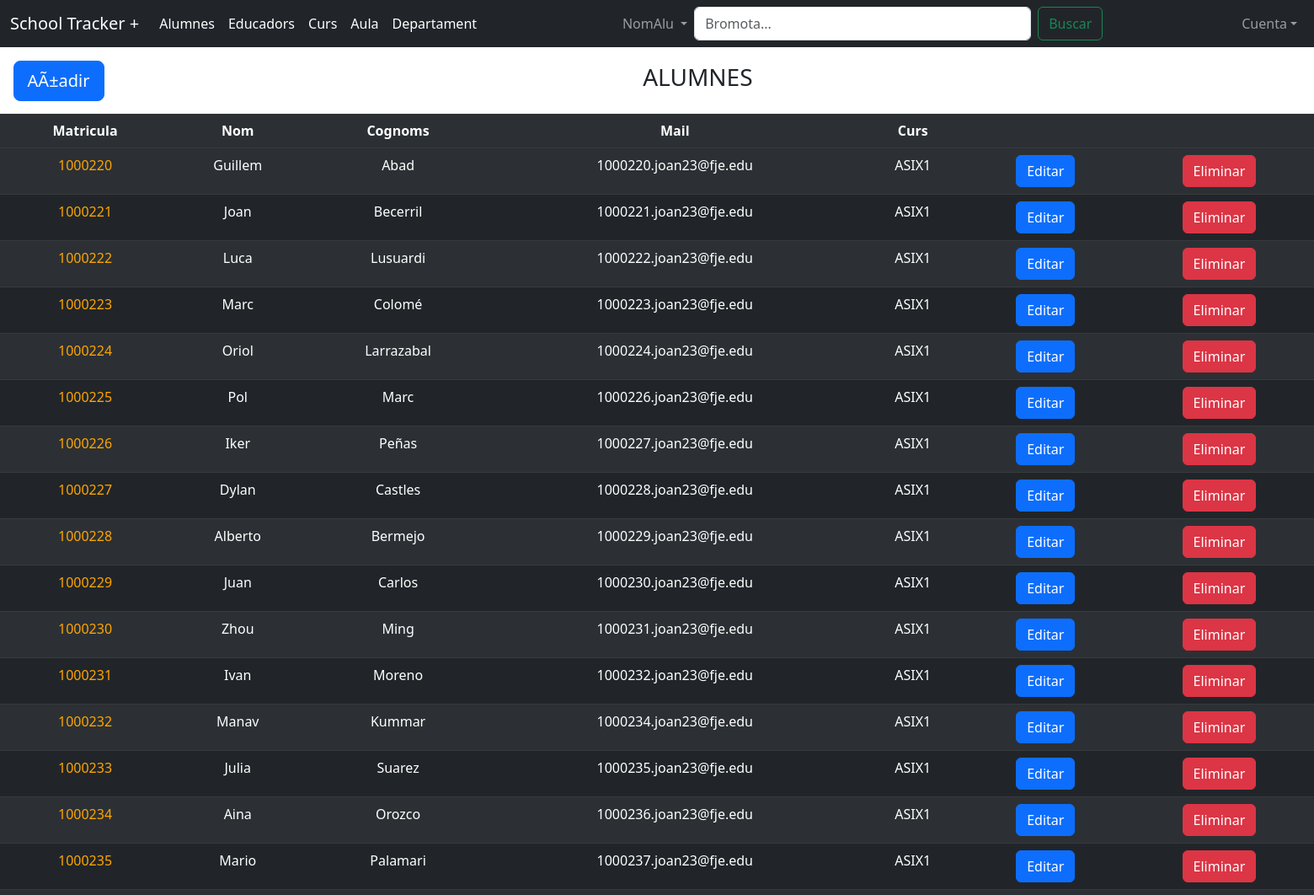
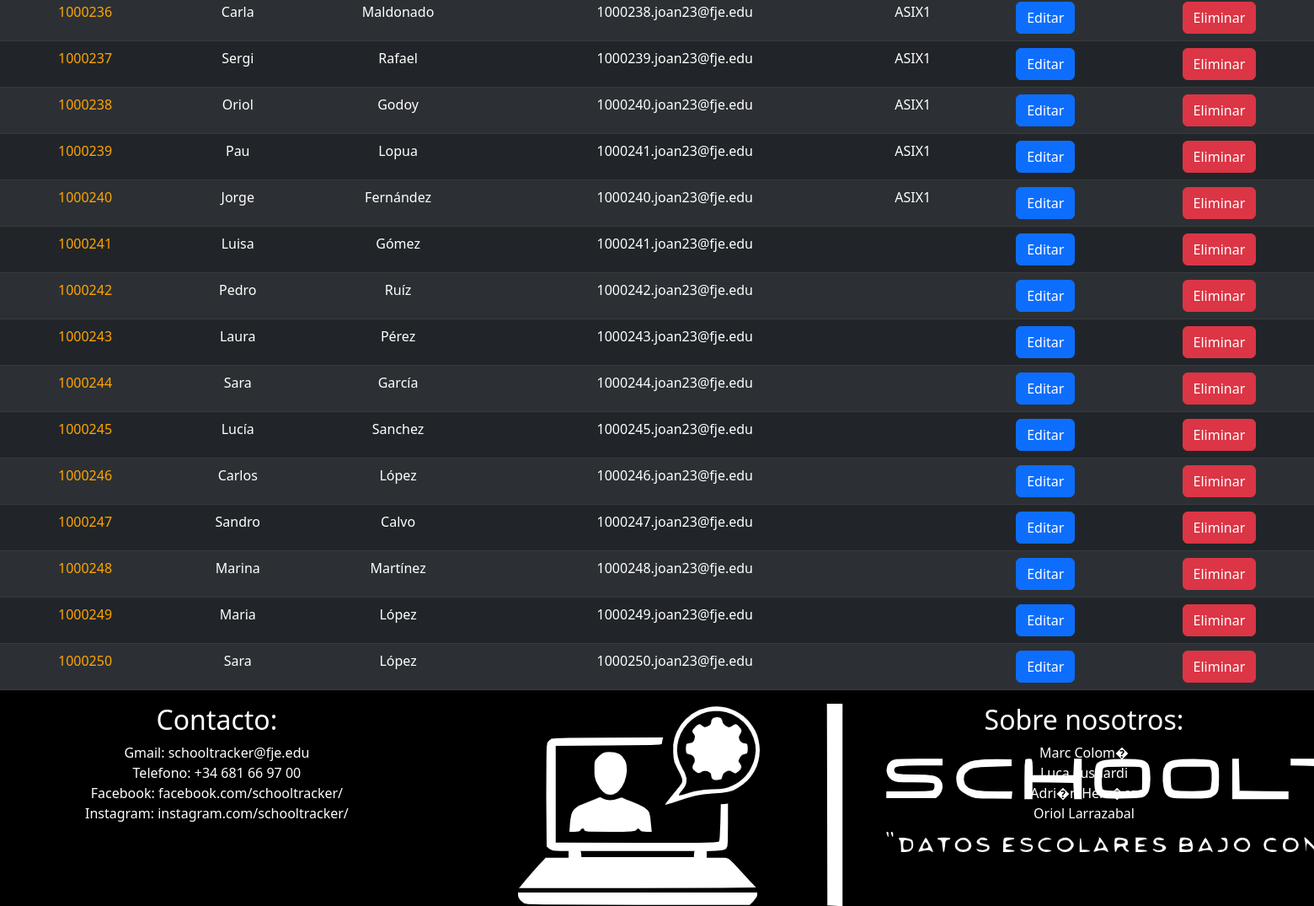
Screenshot of /?tabla=alumne&filtro=NomAlu (signed in) with the database file from the repository (2 pictures, top to bottom).
### tables this page shows
CREATE TABLE `alumne` (
  `MatriculaAlu` INT(11) NOT NULL PRIMARY KEY AUTO_INCREMENT,
  `NomAlu` VARCHAR(25) NULL,
  `CognomsAlu` VARCHAR(45) NULL,
  `ImatgeAlu` VARCHAR(100) NULL,
  `TelfAlu` VARCHAR(9) NULL,
  `DireccioAlu` VARCHAR(100) NULL,
  `CPAlu` VARCHAR(8) NULL,
  `PwdAlu` VARCHAR(20) NULL,
  `GenereAlu` VARCHAR(1) NULL,
  `NomTutor1Alu` VARCHAR(45) NULL,
  `NomTutor2Alu` VARCHAR(45) NULL,
  `CognomTutor1Alu` VARCHAR(45) NULL,
  `CognomTutor2Alu` VARCHAR(45) NULL,
  `TelfTutor1Alu` VARCHAR(9) NULL,
  `TelfTutor2Alu` VARCHAR(9) NULL,
  `MailAlu` VARCHAR(45) NULL
);

### alumne/alumne.php (the view, shortened to what this page needs)
<table class="TablaAlu table table-dark table-striped table-hover">
    <div style="display: flex; align-items: center;width:100%; text-align:center">
        <a style="margin-right: 1vw;margin: 1vw" href="./alumne/formAltaAlu.php" class="btn btn-primary btn-lg">AÃ±adir</a><h3 style="text-align: center;margin-left: 40vw">ALUMNES</h3>
    </div>
    <thead">
        <tr>
        <th>Matricula</th>
        <th>Nom</th>
        <th>Cognoms</th>
        <th>Mail</th>
        <th>Curs</th>
        <th></th>
        <th></th>
        </tr>
    <tbody>
        <?php
        $query = "SELECT DISTINCT alumne.*, curs.NomCurs AS NomCurs FROM alumne
        LEFT JOIN nota ON nota.MatriculaAluNota = alumne.MatriculaAlu
        LEFT JOIN curs ON curs.IdCurs = nota.IdCursNota
        WHERE {$_GET['filtro']} LIKE ?";
        $stmt = $mysqli->prepare($query);
        $bromota = '%' . $_POST['bromota'] . '%';
        $stmt->bind_param("s", $bromota);
        $stmt->execute();
        $resultado = $stmt->get_result();
        if ($resultado->num_rows > 0) {
        while($row = $resultado->fetch_array()) {
            $fila = "<td><a style='color:orange; text-decoration:none' href='./alumne/personalAlu.php?id=" . $row["MatriculaAlu"] . "'>" . $row["MatriculaAlu"] . "</td></a>";
            $fila=$fila."<td>" . $row["NomAlu"] . "</td>";
            $fila=$fila."<td>" . $row["CognomsAlu"] . "</td>";
            $fila=$fila."<td>" . $row["MailAlu"] . "</td>";
            $fila=$fila."<td>" . $row["NomCurs"] . "</td>";
            $fila=$fila."<td><a href='./alumne/formEditaAlu.php?id=".$row["MatriculaAlu"]."' class='btn btn-primary btn-md'>Editar</a></td>";
            $fila=$fila."<td><a href='./alumne/eliminarAlu.php?Id=".$row["MatriculaAlu"]."' class='btn btn-danger btn-'>Eliminar</a></td></tr>";
            echo $fila;
            }
        }
        ?>
    </tbody>
</table>

### header.php (style rules this page uses)
.table { text-align: center; margin-bottom: 0; }

### rows the page displays
alumne: MatriculaAlu "1000220", NomAlu "Guillem", CognomsAlu "Abad", MailAlu "1000220.joan23@fje.edu", NomCurs "ASIX1"
alumne: MatriculaAlu "1000221", NomAlu "Joan", CognomsAlu "Becerril", MailAlu "1000221.joan23@fje.edu", NomCurs "ASIX1"
alumne: MatriculaAlu "1000222", NomAlu "Luca", CognomsAlu "Lusuardi", MailAlu "1000222.joan23@fje.edu", NomCurs "ASIX1"
alumne: MatriculaAlu "1000223", NomAlu "Marc", CognomsAlu "Colomé", MailAlu "1000223.joan23@fje.edu", NomCurs "ASIX1"
alumne: MatriculaAlu "1000224", NomAlu "Oriol", CognomsAlu "Larrazabal", MailAlu "1000224.joan23@fje.edu", NomCurs "ASIX1"
alumne: MatriculaAlu "1000225", NomAlu "Pol", CognomsAlu "Marc", MailAlu "1000226.joan23@fje.edu", NomCurs "ASIX1"
alumne: MatriculaAlu "1000226", NomAlu "Iker", CognomsAlu "Peñas", MailAlu "1000227.joan23@fje.edu", NomCurs "ASIX1"
alumne: MatriculaAlu "1000227", NomAlu "Dylan", CognomsAlu "Castles", MailAlu "1000228.joan23@fje.edu", NomCurs "ASIX1"
alumne: MatriculaAlu "1000228", NomAlu "Alberto", CognomsAlu "Bermejo", MailAlu "1000229.joan23@fje.edu", NomCurs "ASIX1"
alumne: MatriculaAlu "1000229", NomAlu "Juan", CognomsAlu "Carlos", MailAlu "1000230.joan23@fje.edu", NomCurs "ASIX1"
alumne: MatriculaAlu "1000230", NomAlu "Zhou", CognomsAlu "Ming", MailAlu "1000231.joan23@fje.edu", NomCurs "ASIX1"
alumne: MatriculaAlu "1000231", NomAlu "Ivan", CognomsAlu "Moreno", MailAlu "1000232.joan23@fje.edu", NomCurs "ASIX1"
alumne: MatriculaAlu "1000232", NomAlu "Manav", CognomsAlu "Kummar", MailAlu "1000234.joan23@fje.edu", NomCurs "ASIX1"
alumne: MatriculaAlu "1000233", NomAlu "Julia", CognomsAlu "Suarez", MailAlu "1000235.joan23@fje.edu", NomCurs "ASIX1"
alumne: MatriculaAlu "1000234", NomAlu "Aina", CognomsAlu "Orozco", MailAlu "1000236.joan23@fje.edu", NomCurs "ASIX1"
alumne: MatriculaAlu "1000235", NomAlu "Mario", CognomsAlu "Palamari", MailAlu "1000237.joan23@fje.edu", NomCurs "ASIX1"
alumne: MatriculaAlu "1000236", NomAlu "Carla", CognomsAlu "Maldonado", MailAlu "1000238.joan23@fje.edu", NomCurs "ASIX1"
alumne: MatriculaAlu "1000237", NomAlu "Sergi", CognomsAlu "Rafael", MailAlu "1000239.joan23@fje.edu", NomCurs "ASIX1"
alumne: MatriculaAlu "1000238", NomAlu "Oriol", CognomsAlu "Godoy", MailAlu "1000240.joan23@fje.edu", NomCurs "ASIX1"
alumne: MatriculaAlu "1000239", NomAlu "Pau", CognomsAlu "Lopua", MailAlu "1000241.joan23@fje.edu", NomCurs "ASIX1"
alumne: MatriculaAlu "1000240", NomAlu "Jorge", CognomsAlu "Fernández", MailAlu "1000240.joan23@fje.edu", NomCurs "ASIX1"
alumne: MatriculaAlu "1000241", NomAlu "Luisa", CognomsAlu "Gómez", MailAlu "1000241.joan23@fje.edu"
alumne: MatriculaAlu "1000242", NomAlu "Pedro", CognomsAlu "Ruíz", MailAlu "1000242.joan23@fje.edu"
alumne: MatriculaAlu "1000243", NomAlu "Laura", CognomsAlu "Pérez", MailAlu "1000243.joan23@fje.edu"
alumne: MatriculaAlu "1000244", NomAlu "Sara", CognomsAlu "García", MailAlu "1000244.joan23@fje.edu"
alumne: MatriculaAlu "1000245", NomAlu "Lucía", CognomsAlu "Sanchez", MailAlu "1000245.joan23@fje.edu"
alumne: MatriculaAlu "1000246", NomAlu "Carlos", CognomsAlu "López", MailAlu "1000246.joan23@fje.edu"
alumne: MatriculaAlu "1000247", NomAlu "Sandro", CognomsAlu "Calvo", MailAlu "1000247.joan23@fje.edu"
alumne: MatriculaAlu "1000248", NomAlu "Marina", CognomsAlu "Martínez", MailAlu "1000248.joan23@fje.edu"
alumne: MatriculaAlu "1000249", NomAlu "Maria", CognomsAlu "López", MailAlu "1000249.joan23@fje.edu"
alumne: MatriculaAlu "1000250", NomAlu "Sara", CognomsAlu "López", MailAlu "1000250.joan23@fje.edu"

### other values shown
$_GET['filtro'] "NomAlu"
